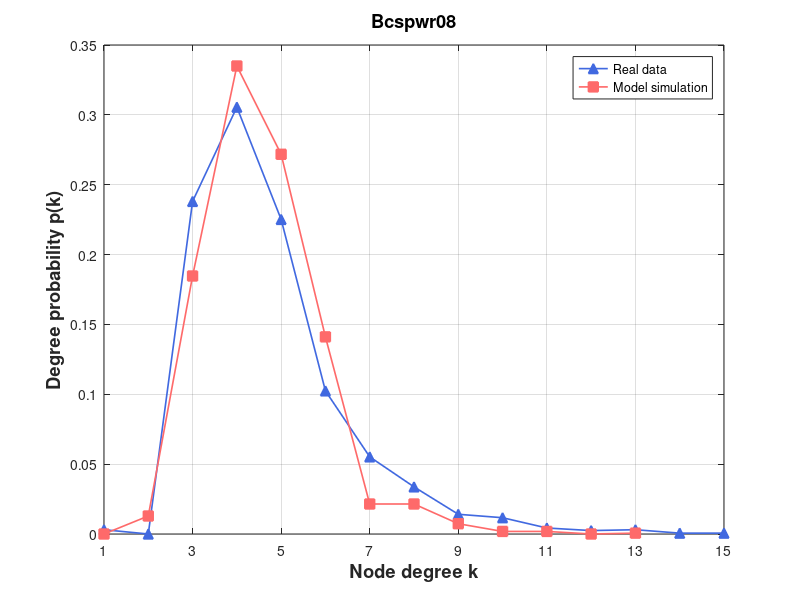

Source code (MATLAB):
% Create some data
% 定义度数直方图

degree_hist1 =[0, 5, 0, 388, 498, 367, 167, 90, 55, 23, 19, 7, 4, 5, 1, 1];
degree_hist2 = [0, 0, 21, 301, 546, 443, 230, 35, 35, 12, 3, 3, 0, 1];

% 将度数直方图转换为浮点型数组
 [0, 105, 92, 79, 51, 47, 24, 14, 6, 5, 2, 3, 4, 2, 1, 1, 1, 1, 2]
degree_hist1 = double(degree_hist1);
degree_hist2 = double(degree_hist2);

degree1 = degree_hist1(2:end);
degree2 = degree_hist2(2:end);
% 计算度数概率
degree_prob1 = degree1 / sum(degree1);
degree_prob2 = degree2 / sum(degree2);

figure

set(gca, 'FontSize', 12);

  
plot(1:length(degree_prob1), degree_prob1, '^-','Color',[65/256,105/256,225/256],'LineWidth',1.2,'Markersize',7,'MarkerFaceColor',[65/256,105/256,225/256])

hold on
%plot(eb, predictionData,'ro-','LineWidth',1.2,'Markersize',7,'MarkerFaceColor','r')
%plot(eb, predictionData, 's-','Color',[171/256,130/256,255/256],'LineWidth',1.2,'Markersize',7,'MarkerFaceColor',[171/256,130/256,255/256]) 
%plot(eb, epsilon7, 's-','Color',[0/256,206/256,209/256],'LineWidth',1.2,'Markersize',7,'MarkerFaceColor',[0/256,206/256,209/256])

%plot(eb, size700, 's-','Color',[171/256,130/256,255/256],'LineWidth',1.2,'Markersize',7,'MarkerFaceColor',[171/256,130/256,255/256]) %Purple
plot(1:length(degree_prob2), degree_prob2, 's-','Color',[255/256,106/256,106/256],'LineWidth',1.2,'Markersize',7,'MarkerFaceColor',[255/256,106/256,106/256])



% Turn on the grid
grid on

% Add title and axis labels
%title('Performance of Baseband QPSK')
xlabel('Node degree k','FontSize',13.2,'FontWeight','bold')
ylabel('Degree probability p(k)','FontSize',13.2,'FontWeight','bold')
legend('Real data', 'Model simulation')
% title('Wikibooks (Initial)', 'FontSize', 13.2, 'FontWeight', 'bold')
title('Bcspwr08', 'FontSize', 13.2, 'FontWeight', 'bold')
% axis([0.03 1.02 0 0.35])
%set(gca,'xtick',[xmin:step:xmax])
% set(gca,'xtick',[1:1000:11000])
set(gca,'xtick', 1:2:max(length(degree_prob1),length(degree_prob2)))
% set(gca,'xticklabels',{'0','0.16','0.32','0.48','0.64','0.80'});
%set(gca,'ytick',[0:0.05:0.35])
xlim([1 max(length(degree_prob1),length(degree_prob2))])
%set(gca,'xscale','log')